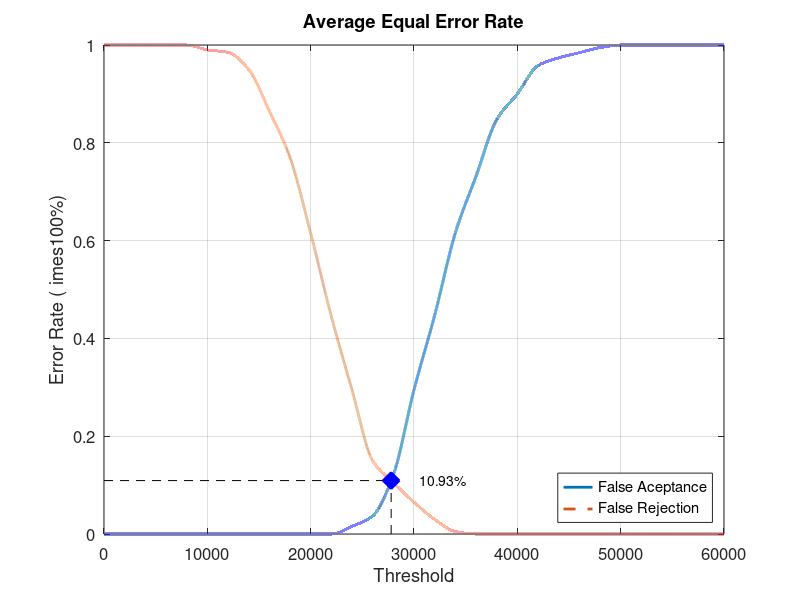
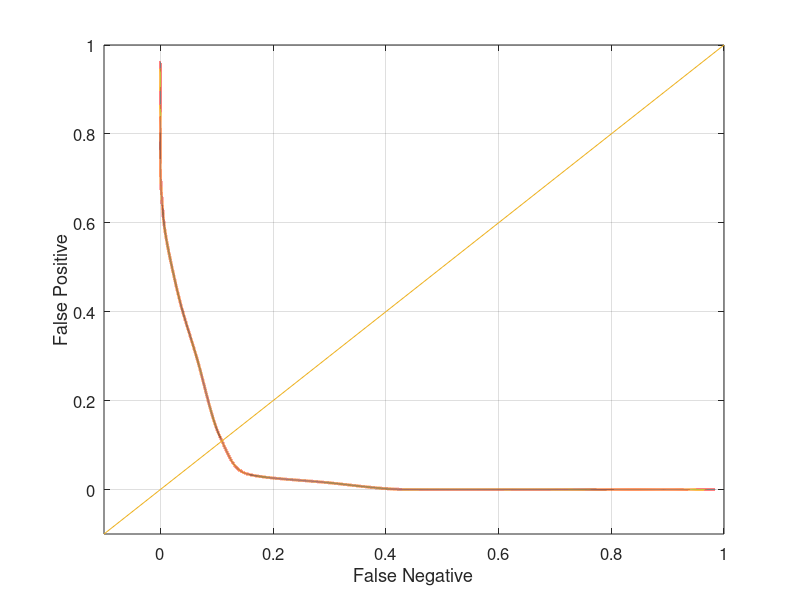

Source code (MATLAB) for these figures, in order:
close all;
clear;
clc;
x = 0:2000:60000;
xq = 0:0.5:60000;

y0 = [0 0 0 0 0 0 0 0 0 0 0 0 0.0157895 0.0368421 0.121053 0.294737 0.447368 0.615789 0.731579 0.847368 0.9 0.957895 0.973684 0.984211 0.994737 1 1 1 1 1 1]
yy0 = interp1(x, y0, xq, 'pchip');
y1 = [1 1 1 1 1 0.99 0.985 0.95 0.865 0.77 0.615 0.445 0.295 0.15 0.105 0.065 0.03 0.005 0 0 0 0 0 0 0 0 0 0 0 0 0]
yy1 = interp1(x, y1, xq, 'pchip');

% Calculating EER: 
y2 = abs(y0 - y1);
find(y2 == min(y2))
yy2 = abs(yy0 - yy1);
xEER = find(yy2 == min(yy2));
xEERIndex = xq(xEER) % X-axis EER
yEER = yy0(xEER) % Y-axis EER

main = figure
plot(xq, yy0,'-','LineWidth', 2);	hold on
plot(xq, yy1,'--','LineWidth', 2);	hold on
plot([xEERIndex xEERIndex], [0 yEER], 'k--');	hold on
plot([0 xEERIndex], [yEER yEER], 'k--');	hold on
plot(xEERIndex, yEER, 'bx', 'LineWidth', 10);	hold on
text(xEERIndex + 10 * xEERIndex / 100, yEER, [num2str(round((10000 * yEER)) / 100) '%'])
legend('False Aceptance', 'False Rejection', 'Location', 'SouthEast')
xlabel('Threshold')
ylabel('Error Rate (	imes100%)')
title('Average Equal Error Rate')
set(gca, 'FontSize', 12)
axis([0 60000 0 1])
grid on

print(main, 'Database3_3Main', '-dpng');
FNRxFPR = figure('Color', [1 1 1]);
plot(yy1, yy0, '-', yy1, yy0, 'LineWidth', 2);
hold on
y = -0.1:0.1:1
plot(y, y); 
set(gca, 'FontSize', 12)
xlabel('False Negative')
ylabel('False Positive')
axis([-0.1 1 -0.1 1])
set(gca, 'FontSize', 12)
grid on

print(FNRxFPR, 'Database3_3FNRxFPR','-dpng');
